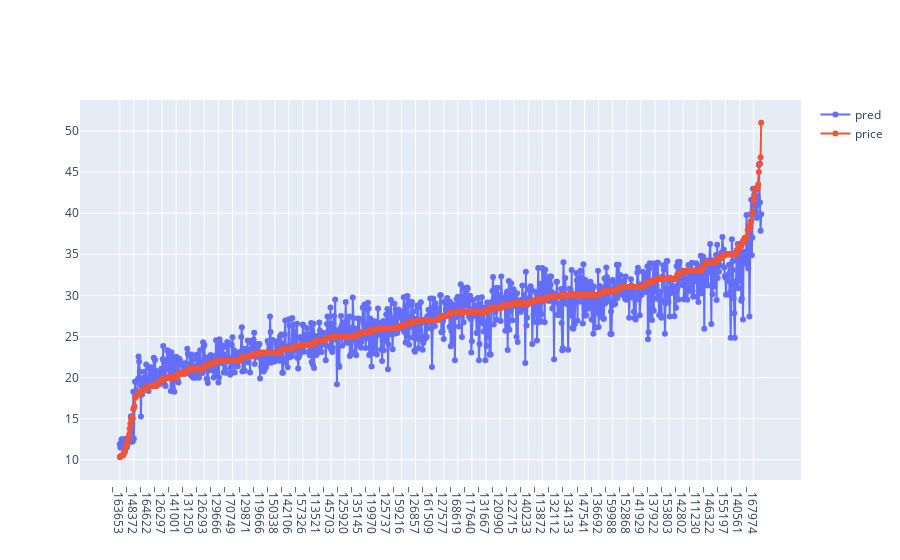

The notebook cell saved with this chart:
### Code cell
vdf = pd.DataFrame({'pred': pred, 'price': data_test.price, 'id':data_test.id})
vdf = vdf.sort_values(by='price')

draw_lines([f'_{i}' for i in vdf.id], vdf[['pred', 'price']], ['pred', 'price'])

### Figure 1 — Plotly figure (JSON) as saved in the notebook; plotly's stock layout.template omitted (floating-point values rounded to 4 significant figures; data arrays with more than 128 entries replaced by an {"elided": "..."} marker saying what was removed)
{"data": [{"mode": "lines+markers", "name": "pred", "type": "scatter", "x": {"elided": "1094 str values"}, "y": {"elided": "1094 float values"}}, {"mode": "lines+markers", "name": "price", "type": "scatter", "x": {"elided": "1094 str values"}, "y": {"elided": "1094 float values"}}], "layout": {}}
